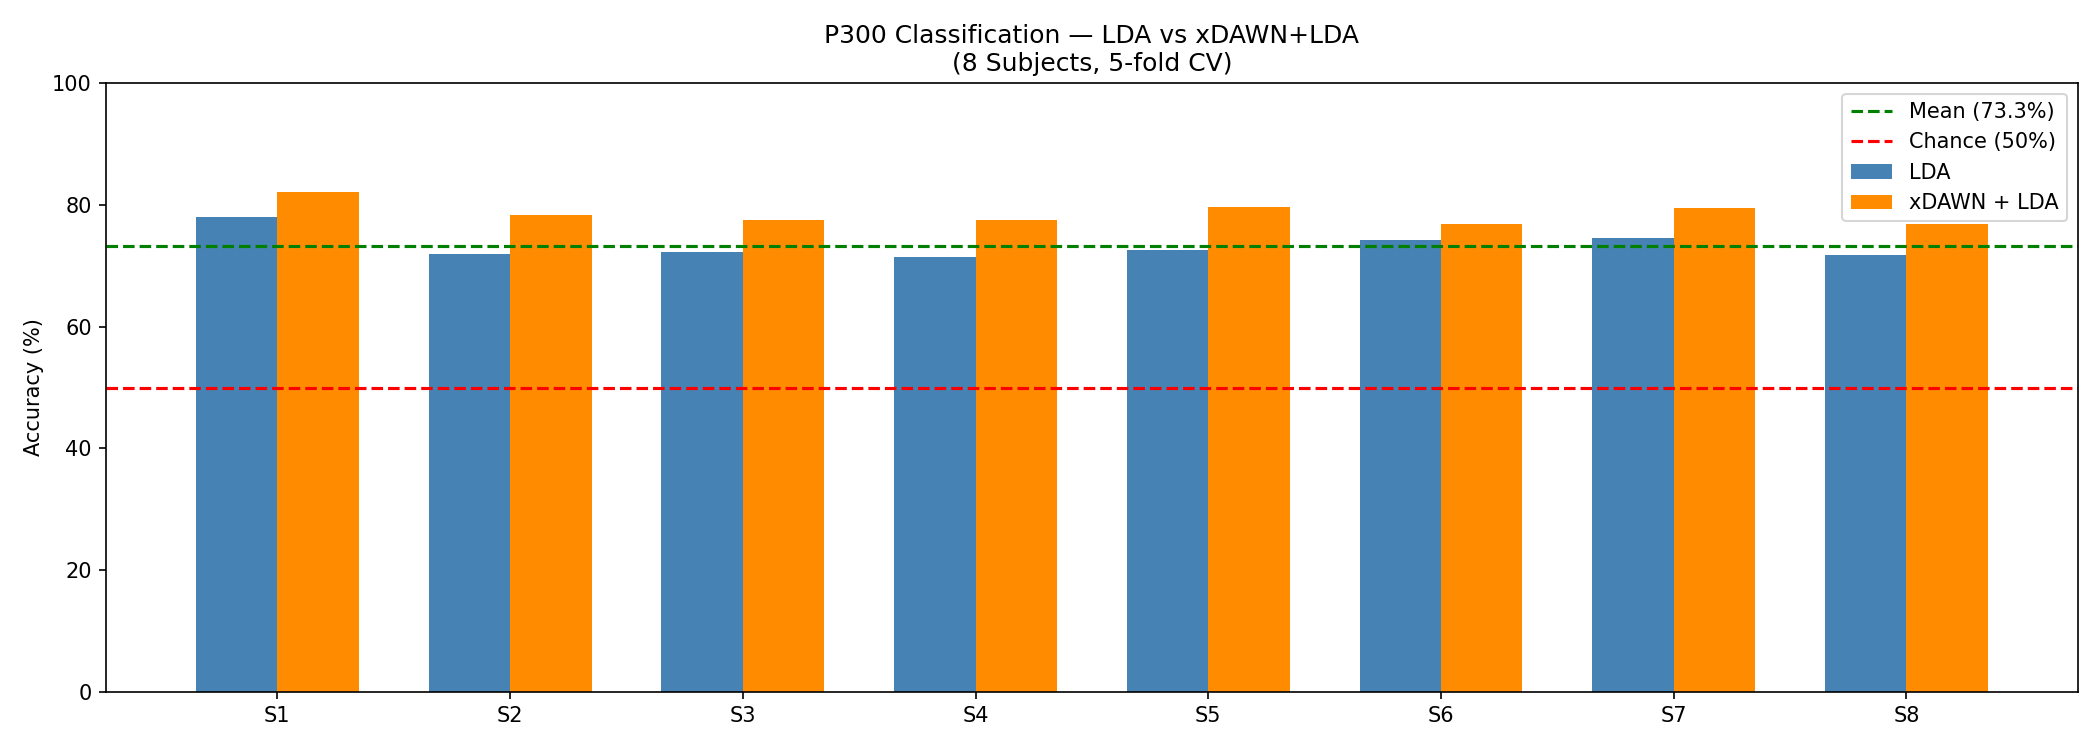

The Python source for this figure:
import scipy.io as sio
import numpy as np
import matplotlib.pyplot as plt
from sklearn.discriminant_analysis import LinearDiscriminantAnalysis as LDA
from sklearn.model_selection import cross_val_score, StratifiedKFold
from sklearn.pipeline import Pipeline
from sklearn.preprocessing import StandardScaler
from mne.preprocessing import Xdawn
import mne

data_dir = '/Users/rakshajagadish/Documents/Projects/BCI_Research/p300_data/'

all_scores_lda   = []
all_scores_xdawn = []

for i in range(1, 9):
    filepath = data_dir + f'P300S0{i}.mat'
    print(f'Processing subject {i}...', end=' ')

    # ── Load data ──────────────────────────────
    mat   = sio.loadmat(filepath)
    data  = mat['data']
    X     = data['X'][0,0]   # EEG matrix
    flash = data['flash'][0,0]   # flash events
    Fs    = int(mat['Fs'][0,0])   # sampling rate

    # ── Extract epochs ─────────────────────────
    epoch_len = int(1.0 * Fs)
    epochs, labels = [], []

    for j in range(len(flash)):
        start = flash[j, 0]
        end   = start + epoch_len
        if end < len(X):
            epochs.append(X[start:end, :])
            labels.append(flash[j, 3])

    epochs   = np.array(epochs)   # (n_epochs, 250, 8)
    labels   = np.array(labels) - 1  # 0=non-target, 1=target

    # ── Pipeline 1: LDA only ───────────────────
    n_epochs, n_times, n_channels = epochs.shape
    X_flat = epochs.reshape(n_epochs, n_times * n_channels)

    pipeline_lda = Pipeline([
        ('scaler', StandardScaler()),
        ('lda', LDA())
    ])
    cv     = StratifiedKFold(n_splits=5, shuffle=True, random_state=42)
    scores = cross_val_score(pipeline_lda, X_flat, labels, cv=cv, scoring='accuracy')
    all_scores_lda.append(scores.mean())
    print(f'LDA={scores.mean()*100:.1f}%', end=' ')

    # ── Pipeline 2: xDAWN + LDA ────────────────
 # ── Pipeline 2: xDAWN + LDA ────────────────
    # Create a minimal MNE Info object for xDAWN
    info = mne.create_info(
        ch_names=[f'ch{k}' for k in range(n_channels)],
        sfreq=Fs, ch_types='eeg'
    )

    # Create MNE EpochsArray from numpy epochs
    epochs_mne = mne.EpochsArray(
        epochs.transpose(0, 2, 1),  # xDAWN needs (n_epochs, n_channels, n_times)
        info, tmin=0, verbose=False
    )

    # Fit xDAWN — finds best spatial filter for P300
    xd = Xdawn(n_components=4)
    xd.fit(epochs_mne)
    epochs_xd = xd.transform(epochs_mne)  # (n_epochs, n_components, n_times)

    # Flatten and classify
    X_xd = epochs_xd.reshape(n_epochs, -1)

    pipeline_xd = Pipeline([
        ('scaler', StandardScaler()),
        ('lda', LDA())
    ])
    scores_xd = cross_val_score(pipeline_xd, X_xd, labels, cv=cv, scoring='accuracy')
    all_scores_xdawn.append(scores_xd.mean())
    print(f'xDAWN+LDA={scores_xd.mean()*100:.1f}%', end=' ')

# ── Plot ───────────────────────────────────────
subjects = [f'S{i}' for i in range(1, 9)]
x = np.arange(len(subjects))
width = 0.35

fig, ax = plt.subplots(figsize=(14, 5))
ax.bar(x - width/2, [s*100 for s in all_scores_lda],   width, label='LDA',        color='steelblue')
ax.bar(x + width/2, [s*100 for s in all_scores_xdawn], width, label='xDAWN + LDA', color='darkorange')
ax.set_title('P300 Classification — LDA vs xDAWN+LDA\n(8 Subjects, 5-fold CV)')
ax.axhline(np.mean(all_scores_lda)*100, color='green', linestyle='--',
           label=f'Mean ({np.mean(all_scores_lda)*100:.1f}%)')
ax.axhline(50, color='red', linestyle='--', label='Chance (50%)')
#ax.set_title('P300 Classification Accuracy Across 8 Subjects\n(LDA, 5-fold CV)')
ax.set_ylabel('Accuracy (%)')
ax.set_xticks(x)
ax.set_xticklabels(subjects)
ax.set_ylim(0, 100)
ax.legend()

plt.tight_layout()
plt.savefig('p300_all_subjects.png', dpi=150)
print('Saved: p300_all_subjects.png')
